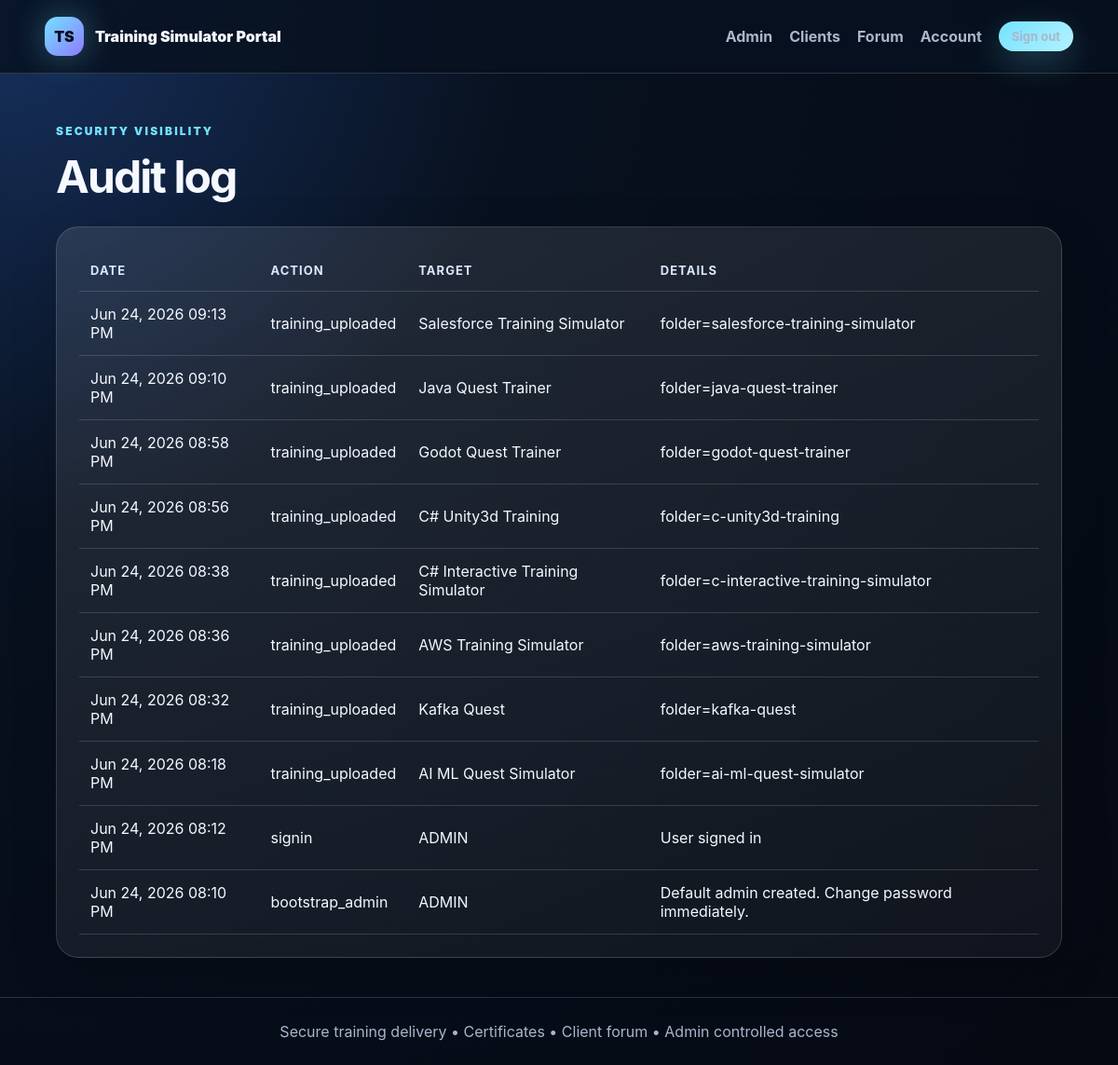
The page /admin/audit (signed in) on the database its author committed.
### app/models.py (models this page shows)
class AuditLog(db.Model):
    id = db.Column(db.Integer, primary_key=True)
    actor_id = db.Column(db.Integer, db.ForeignKey("user.id"), nullable=True)
    action = db.Column(db.String(120), nullable=False)
    target = db.Column(db.String(160), nullable=True)
    details = db.Column(db.Text, nullable=True)
    created_at = db.Column(db.DateTime(timezone=True), default=utcnow, nullable=False)

### app/routes.py (the view)
@main_bp.route("/admin/audit")
@login_required
@admin_required
def admin_audit():
    logs = AuditLog.query.order_by(AuditLog.created_at.desc()).limit(200).all()
    return render_template("admin/audit.html", logs=logs)

### app/models.py (called while the page is built)
    @property
    def is_admin(self) -> bool:
        return self.role == "admin"

### app/routes.py (called while the page is built)
def current_user():
    user_id = session.get("user_id")
    if not user_id:
        return None
    return db.session.get(User, user_id)

@main_bp.app_context_processor
def inject_globals():
    return {
        "current_user": current_user(),
        "csrf_token": lambda: make_csrf_token(session),
        "site_name": current_app.config.get("SITE_NAME", "Training Simulator Portal"),
    }

@main_bp.before_app_request
def csrf_protect():
    if request.method == "POST":
        submitted = request.form.get("csrf_token") or request.headers.get("X-CSRF-Token")
        if not verify_csrf_token(session, submitted):
            abort(400, description="Invalid or missing CSRF token.")

def login_required(fn):
    @wraps(fn)
    def wrapper(*args, **kwargs):
        if not current_user():
            flash("Please sign in first.", "warning")
            return redirect(url_for("main.signin", next=request.path))
        return fn(*args, **kwargs)
    return wrapper

def admin_required(fn):
    @wraps(fn)
    def wrapper(*args, **kwargs):
        user = current_user()
        if not user or not user.is_admin:
            abort(403)
        return fn(*args, **kwargs)
    return wrapper

@main_bp.app_template_filter("dt")
def format_dt(value):
    if not value:
        return ""
    if isinstance(value, datetime):
        return value.strftime("%b %d, %Y %I:%M %p")
    return value

### app/templates/admin/audit.html (shortened to what this page needs)
{% extends "layout.html" %}
{% block content %}
<section class="section">
  <div class="section-head"><p class="eyebrow">Security visibility</p><h1>Audit log</h1></div>
  <div class="panel table-wrap">
    <table>
      <thead><tr><th>Date</th><th>Action</th><th>Target</th><th>Details</th></tr></thead>
      <tbody>
      {% for log in logs %}
        <tr><td>{{ log.created_at|dt }}</td><td>{{ log.action }}</td><td>{{ log.target or '-' }}</td><td>{{ log.details or '-' }}</td></tr>
      {% else %}
        <tr><td colspan="4">No audit events.</td></tr>
      {% endfor %}
      </tbody>
    </table>
  </div>
</section>
{% endblock %}

### app/static/css/styles.css (style rules this page uses)
:root { --bg:#08111f;--bg2:#0e1830;--panel:rgba(255,255,255,.075);--panel2:rgba(255,255,255,.11); --text:#f5f8ff;--muted:#a9b6cc;--line:rgba(255,255,255,.15);--brand:#73e2ff;--brand2:#8d7bff;--danger:#ff6b6b;--good:#70e7a5; --shadow:0 24px 80px rgba(0,0,0,.35);--radius:24px; }
* { box-sizing:border-box }
body { margin:0;font-family:Inter,ui-sans-serif,system-ui,-apple-system,Segoe UI,Arial,sans-serif;background:radial-gradient(circle at top left,#17315e 0,#08111f 34%,#050912 100%);color:var(--text);min-height:100vh }
.eyebrow { text-transform:uppercase;letter-spacing:.18em;color:var(--brand);font-weight:900;font-size:12px }
.feature-card,.training-card,.panel,.stat { border:1px solid var(--line);background:linear-gradient(160deg,rgba(255,255,255,.105),rgba(255,255,255,.045));border-radius:var(--radius);padding:24px;box-shadow:0 16px 50px rgba(0,0,0,.17) }
.section { padding:42px clamp(20px,5vw,82px) }
.section-head { margin-bottom:24px }
.section-head h1,.section-head h2 { margin:4px 0 0;font-size:clamp(32px,4vw,52px);letter-spacing:-.04em }
.table-wrap { overflow-x:auto }
table { width:100%;border-collapse:collapse }
th,td { text-align:left;padding:14px 12px;border-bottom:1px solid var(--line);vertical-align:middle }
th { color:#dbe8ff;font-size:13px;text-transform:uppercase;letter-spacing:.08em }

### rows shown on the page
AuditLog: created_at|dt "Jun 24, 2026 09:13 PM", action "training_uploaded", target "Salesforce Training Simulator", details "folder=salesforce-training-simulator"
AuditLog: created_at|dt "Jun 24, 2026 09:10 PM", action "training_uploaded", target "Java Quest Trainer", details "folder=java-quest-trainer"
AuditLog: created_at|dt "Jun 24, 2026 08:58 PM", action "training_uploaded", target "Godot Quest Trainer", details "folder=godot-quest-trainer"
AuditLog: created_at|dt "Jun 24, 2026 08:56 PM", action "training_uploaded", target "C# Unity3d Training", details "folder=c-unity3d-training"
AuditLog: created_at|dt "Jun 24, 2026 08:38 PM", action "training_uploaded", target "C# Interactive Training Simulator", details "folder=c-interactive-training-simulator"
AuditLog: created_at|dt "Jun 24, 2026 08:36 PM", action "training_uploaded", target "AWS Training Simulator", details "folder=aws-training-simulator"
AuditLog: created_at|dt "Jun 24, 2026 08:32 PM", action "training_uploaded", target "Kafka Quest", details "folder=kafka-quest"
AuditLog: created_at|dt "Jun 24, 2026 08:18 PM", action "training_uploaded", target "AI ML Quest Simulator", details "folder=ai-ml-quest-simulator"
AuditLog: created_at|dt "Jun 24, 2026 08:12 PM", action "signin", target "ADMIN", details "User signed in"
AuditLog: created_at|dt "Jun 24, 2026 08:10 PM", action "bootstrap_admin", target "ADMIN", details "Default admin created. Change password immediately."

### other values the page prints
{{ site_name }} "Training Simulator Portal"
